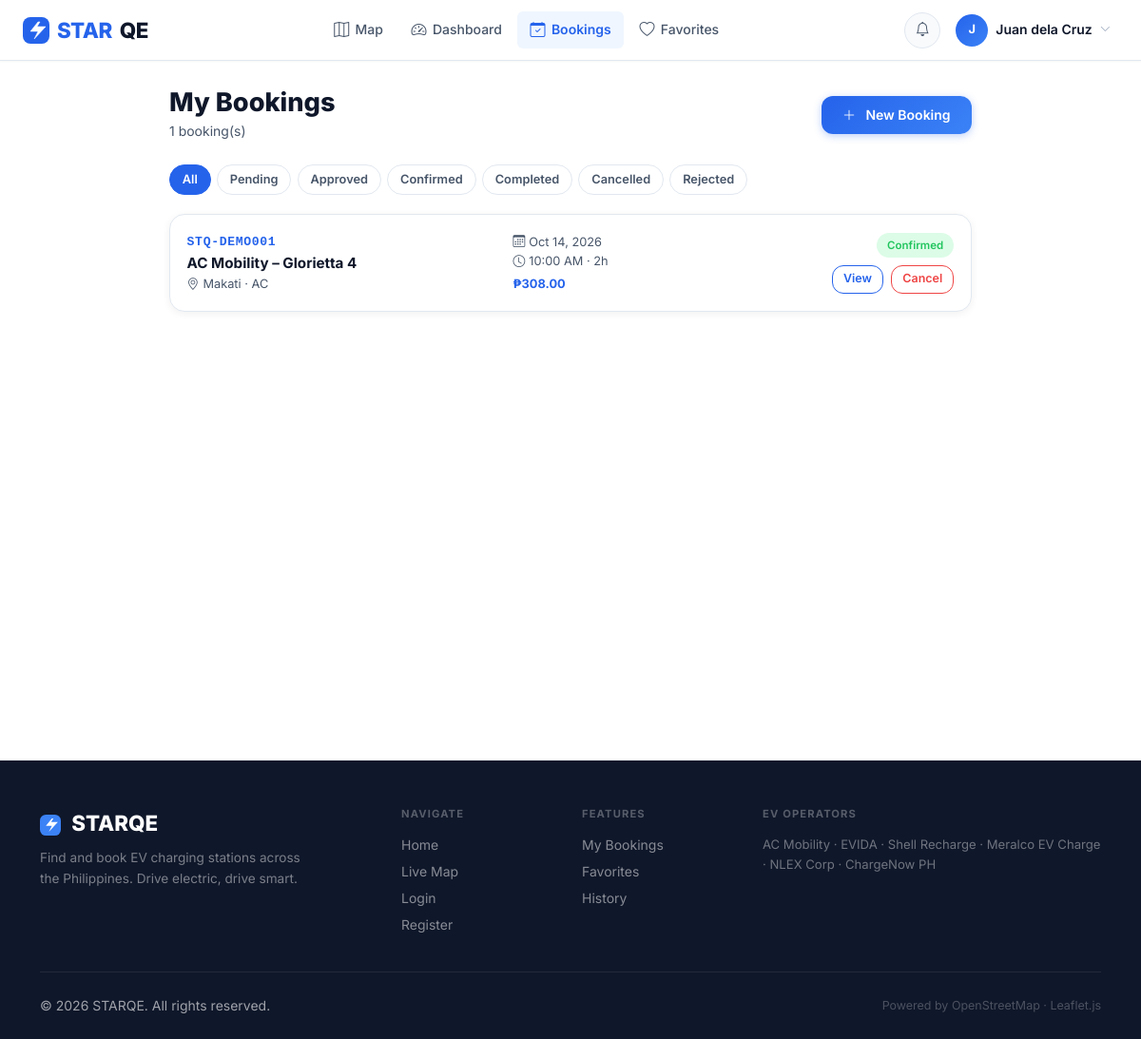
The app's page /bookings.php (signed in) with its own data.
### tables this page shows
CREATE TABLE IF NOT EXISTS `bookings` (
  `booking_id`     INT UNSIGNED     NOT NULL AUTO_INCREMENT,
  `user_id`        INT UNSIGNED     NOT NULL,
  `station_id`     INT UNSIGNED     NOT NULL,
  `booking_date`   DATE             NOT NULL,
  `booking_time`   TIME             NOT NULL,
  `duration_hours` TINYINT UNSIGNED NOT NULL DEFAULT 1,
  `total_amount`   DECIMAL(10,2)    NOT NULL DEFAULT 0.00,
  `status`         ENUM('pending','confirmed','approved','rejected','cancelled','completed') NOT NULL DEFAULT 'pending',
  `reference_no`   VARCHAR(20)      NOT NULL,
  `notes`          TEXT             DEFAULT NULL,
  `admin_note`     TEXT             DEFAULT NULL,
  `created_at`     TIMESTAMP        NOT NULL DEFAULT CURRENT_TIMESTAMP,
  `updated_at`     TIMESTAMP        NOT NULL DEFAULT CURRENT_TIMESTAMP ON UPDATE CURRENT_TIMESTAMP,
  PRIMARY KEY (`booking_id`),
  UNIQUE KEY `uq_ref` (`reference_no`),
  KEY `idx_user`    (`user_id`),
  KEY `idx_station` (`station_id`),
  KEY `idx_status`  (`status`),
  KEY `idx_date`    (`booking_date`),
  CONSTRAINT `fk_b_user`    FOREIGN KEY (`user_id`)    REFERENCES `users`    (`user_id`) ON DELETE CASCADE,
  CONSTRAINT `fk_b_station` FOREIGN KEY (`station_id`) REFERENCES `stations` (`station_id`) ON DELETE CASCADE
);

CREATE TABLE IF NOT EXISTS `stations` (
  `station_id`      INT UNSIGNED     NOT NULL AUTO_INCREMENT,
  `station_name`    VARCHAR(180)     NOT NULL,
  `address`         VARCHAR(255)     NOT NULL,
  `city`            VARCHAR(100)     NOT NULL,
  `latitude`        DECIMAL(10,8)    NOT NULL,
  `longitude`       DECIMAL(11,8)    NOT NULL,
  `status`          ENUM('available','busy','maintenance','full') NOT NULL DEFAULT 'available',
  `charging_type`   ENUM('AC','DC','AC/DC')  NOT NULL DEFAULT 'AC',
  `power_capacity`  DECIMAL(6,2)     NOT NULL DEFAULT 7.40,
  `available_ports` TINYINT UNSIGNED NOT NULL DEFAULT 2,
  `total_ports`     TINYINT UNSIGNED NOT NULL DEFAULT 2,
  `price_per_kwh`   DECIMAL(6,2)     NOT NULL DEFAULT 12.00,
  `operator`        VARCHAR(150)     DEFAULT NULL,
  `opening_time`    TIME             DEFAULT '06:00:00',
  `closing_time`    TIME             DEFAULT '22:00:00',
  `image`           VARCHAR(255)     DEFAULT NULL,
  `is_verified`     TINYINT(1)       NOT NULL DEFAULT 0,
  `is_fast_charge`  TINYINT(1)       NOT NULL DEFAULT 0,
  `created_at`      TIMESTAMP        NOT NULL DEFAULT CURRENT_TIMESTAMP,
  `updated_at`      TIMESTAMP        NOT NULL DEFAULT CURRENT_TIMESTAMP ON UPDATE CURRENT_TIMESTAMP,
  PRIMARY KEY (`station_id`),
  KEY `idx_status` (`status`),
  KEY `idx_city`   (`city`),
  KEY `idx_type`   (`charging_type`),
  KEY `idx_latlng` (`latitude`,`longitude`)
);

### bookings.php (the view, shortened to what this page needs)
<?php
require_once 'config/config.php';
$filter=s($_GET['status']??'');
$w=$filter?'AND b.status=?':'';
$p=$filter?[uid(),$filter]:[uid()];
$bookings=dbAll("SELECT b.*,s.station_name,s.city,s.charging_type,s.latitude,s.longitude FROM bookings b JOIN stations s ON b.station_id=s.station_id WHERE b.user_id=? $w ORDER BY b.created_at DESC",$p);
include 'includes/header.php';
?>
<div class="page-wrap"><div class="content-pad" style="max-width:900px;margin:0 auto">
  <div class="d-flex align-items-center justify-content-between mb-4 flex-wrap gap-3">
    <div>
      <h1 style="font-size:1.7rem;font-weight:800;margin-bottom:.15rem">My Bookings</h1>
      <p class="text-muted mb-0" style="font-size:.875rem"><?= count($bookings) ?> booking(s)</p>
    </div>
    <a href="<?= BASE_URL ?>/map.php" class="btn-primary-s btn" style="text-decoration:none"><i class="bi bi-plus-lg me-1"></i>New Booking</a>
  </div>
  <div style="display:flex;gap:.4rem;margin-bottom:1.25rem;flex-wrap:wrap">
    <?php foreach([''=>'All','pending'=>'Pending','approved'=>'Approved','confirmed'=>'Confirmed','completed'=>'Completed','cancelled'=>'Cancelled','rejected'=>'Rejected'] as $v=>$l): ?>
    <a href="?status=<?= $v ?>" style="padding:.3rem .8rem;border-radius:var(--r-full);font-size:.8rem;font-weight:600;text-decoration:none;border:1.5px solid <?= $filter===$v?'var(--primary)':'var(--border)' ?>;background:<?= $filter===$v?'var(--primary)':'#fff' ?>;color:<?= $filter===$v?'#fff':'var(--text-2)' ?>;transition:all .2s"><?= $l ?></a>
    <?php endforeach; ?>
  </div>
  <?php if(empty($bookings)): ?>
  <div class="card-s"><div class="empty-state p-5">
    <div class="empty-icon">📅</div><div class="empty-title">No bookings found</div>
    <div class="empty-desc">Book your first EV charging slot</div>
    <a href="<?= BASE_URL ?>/map.php" class="btn-primary-s btn btn-sm mt-3" style="text-decoration:none">Find Stations</a>
  </div></div>
  <?php else: ?>
  <div class="d-flex flex-column gap-3">
  <?php foreach($bookings as $b): ?>
  <div class="card-s">
    <div style="padding:1.1rem">
      <div class="row align-items-center g-3">
        <div class="col-md-5">
          <div class="booking-ref"><?= s($b['reference_no']) ?></div>
          <div style="font-weight:700;font-size:.95rem;color:var(--text)"><?= s($b['station_name']) ?></div>
          <div style="font-size:.8rem;color:var(--text-2)"><i class="bi bi-geo-alt me-1"></i><?= s($b['city']) ?> · <?= $b['charging_type'] ?></div>
        </div>
        <div class="col-md-4">
          <div style="font-size:.8rem;color:var(--text-2)">
            <div><i class="bi bi-calendar3 me-1"></i><?= date('M d, Y',strtotime($b['booking_date'])) ?></div>
            <div><i class="bi bi-clock me-1"></i><?= date('h:i A',strtotime($b['booking_time'])) ?> · <?= $b['duration_hours'] ?>h</div>
            <div style="font-weight:700;color:var(--primary);margin-top:.2rem">₱<?= number_format($b['total_amount'],2) ?></div>
          </div>
        </div>
        <div class="col-md-3 d-flex flex-column align-items-md-end gap-2">
          <?= statusBadge($b['status']) ?>
          <div class="d-flex gap-2">
            <a href="<?= BASE_URL ?>/booking.php?ref=<?= s($b['reference_no']) ?>" class="btn-outline-s btn btn-sm" style="text-decoration:none;padding:.28rem .7rem;font-size:.78rem">View</a>
            <?php if(in_array($b['status'],['pending','confirmed','approved'])): ?>
            <button class="btn-danger-s btn btn-sm" style="padding:.28rem .7rem;font-size:.78rem" onclick="cancelBook(<?= $b['booking_id'] ?>,'<?= s($b['reference_no']) ?>')">Cancel</button>
            <?php elseif($b['status']==='completed'): ?>
            <a href="<?= BASE_URL ?>/booking.php?station_id=<?= $b['station_id'] ?>" class="btn-outline-s btn btn-sm" style="text-decoration:none;padding:.28rem .7rem;font-size:.78rem">Rebook</a>
            <?php endif; ?>
          </div>
        </div>
      </div>
    </div>
  </div>
  <?php endforeach; ?>
  </div>
  <?php endif; ?>
</div></div>
<?php include 'includes/footer.php'; ?>

### config/config.php (shortened to what this page needs)
<?php
function getDB(): PDO {
    static $pdo = null;
    if ($pdo === null) {
        try {
            $pdo = new PDO('mysql:host='.DB_HOST.';dbname='.DB_NAME.';charset=utf8mb4',
                DB_USER, DB_PASS,
                [PDO::ATTR_ERRMODE=>PDO::ERRMODE_EXCEPTION,
                 PDO::ATTR_DEFAULT_FETCH_MODE=>PDO::FETCH_ASSOC,
                 PDO::ATTR_EMULATE_PREPARES=>false]);
        } catch (PDOException $e) {
            header('Content-Type: application/json');
            die(json_encode(['success'=>false,'message'=>'Database connection failed.']));
        }
    }
    return $pdo;
}
function dbQ(string $sql, array $p=[]): PDOStatement { $s=getDB()->prepare($sql); $s->execute($p); return $s; }
function dbAll(string $sql, array $p=[]): array      { return dbQ($sql,$p)->fetchAll(); }
function uid(): int         { return (int)($_SESSION['uid']??0); }
function s(?string $v): string  { return htmlspecialchars(trim((string)$v),ENT_QUOTES|ENT_HTML5,'UTF-8'); }
function statusBadge(string $s): string {
    $map=['available'=>['bg-success-soft','text-success','Available'],
          'busy'     =>['bg-warning-soft','text-warning','Busy'],
          'full'     =>['bg-danger-soft', 'text-danger', 'Full'],
          'maintenance'=>['bg-secondary-soft','text-secondary','Maintenance'],
          'pending'  =>['bg-warning-soft','text-warning','Pending'],
          'confirmed'=>['bg-success-soft','text-success','Confirmed'],
          'approved' =>['bg-success-soft','text-success','Approved'],
          'rejected' =>['bg-danger-soft', 'text-danger', 'Rejected'],
          'cancelled'=>['bg-danger-soft', 'text-danger', 'Cancelled'],
          'completed'=>['bg-info-soft',   'text-info',   'Completed'],
          'enabled'  =>['bg-success-soft','text-success','Enabled'],
          'disabled' =>['bg-danger-soft', 'text-danger', 'Disabled']];
    [$bg,$tc,$lbl]=$map[$s]??['bg-secondary-soft','text-secondary',ucfirst($s)];
    return "<span class='badge-status $bg $tc'>$lbl</span>";
}

### assets/css/style.css (style rules this page uses)
:root { --primary: #2563EB; --primary-dark: #1D4ED8; --primary-lite: #EFF6FF; --secondary: #3B82F6; --accent: #60A5FA; --bg: #FFFFFF; --bg-soft: #F8FAFC; --bg-muted: #F1F5F9; --border: #E2E8F0; --border-dark: #CBD5E1; --text: #0F172A; --text-2: #475569; --text-3: #94A3B8; --text-inv: #FFFFFF; --success: #22C55E; --warning: #F59E0B; --danger: #EF4444; --info: #06B6D4; --shadow-xs: 0 1px 2px rgba(0,0,0,.04); --shadow-sm: 0 2px 8px rgba(0,0,0,.06); --shadow: 0 4px 16px rgba(0,0,0,.08); --shadow-md: 0 8px 24px rgba(0,0,0,.10); --shadow-lg: 0 16px 40px rgba(0,0,0,.12); --shadow-blue: 0 8px 24px rgba(37,99,235,.25); --r-sm: 6px; --r: 12px; --r-lg: 16px; --r-xl: 24px; --r-full:9999px; --nav-h: 64px; --sidebar-w: 260px; --transition: .2s cubic-bezier(.4,0,.2,1); --transition-slow: .35s cubic-bezier(.4,0,.2,1); }
*,*::before,*::after { box-sizing:border-box; margin:0; padding:0; }
html { scroll-behavior:smooth; }
body { font-family:'Inter',system-ui,sans-serif; background:var(--bg); color:var(--text); font-size:15px; line-height:1.6; -webkit-font-smoothing:antialiased; }
h1,h2,h3,h4,h5,h6 { font-weight:700; line-height:1.2; color:var(--text); }
a { color:var(--primary); text-decoration:none; transition:color var(--transition); }
.text-success { color:var(--success) !important; }
.text-muted { color:var(--text-2) !important; }
.bg-success-soft { background:#F0FDF4; }
.badge-status { display:inline-flex; align-items:center; gap:5px; font-size:.72rem; font-weight:600; padding:.22rem .7rem; border-radius:var(--r-full); white-space:nowrap; }
.badge-status.bg-success-soft { background:#dcfce7; color:#16a34a; }
.badge-status.text-success { color:#16a34a; }
.page-wrap { padding-top:var(--nav-h); min-height:100vh; }
.content-pad { padding:1.75rem; }
.card-s { background:#fff; border:1px solid var(--border); border-radius:var(--r-lg); box-shadow:var(--shadow-sm); overflow:hidden; transition:box-shadow var(--transition), transform var(--transition); }
.btn-primary-s { background:linear-gradient(135deg,var(--primary),var(--secondary)); color:#fff; border:none; padding:.6rem 1.4rem; border-radius:var(--r); font-weight:600; font-size:.875rem; cursor:pointer; display:inline-flex; align-items:center; gap:.4rem; transition:all var(--transition); box-shadow:0 2px 8px rgba(37,99,235,.3); }
.btn-outline-s { background:transparent; color:var(--primary); border:1.5px solid var(--primary); padding:.55rem 1.3rem; border-radius:var(--r); font-weight:600; font-size:.875rem; cursor:pointer; display:inline-flex; align-items:center; gap:.4rem; transition:all var(--transition); }
.btn-danger-s { background:#fff; color:var(--danger); border:1.5px solid var(--danger); padding:.55rem 1.2rem; border-radius:var(--r); font-weight:600; font-size:.875rem; cursor:pointer; display:inline-flex; align-items:center; gap:.4rem; transition:all var(--transition); }
.booking-ref { font-family:'Courier New',monospace; font-size:.82rem; color:var(--primary); font-weight:700; letter-spacing:.05em; }
.fade-in { animation:fadeIn .4s ease; }

### records on screen
bookings: reference_no "STQ-DEMO001", station.station_name "AC Mobility – Glorietta 4", station.city "Makati", station.charging_type "AC", booking_date "Oct 14, 2026", booking_time "10:00 AM", duration_hours "2", total_amount "308.00"

### other values on screen
$_userInitial "J"
uname() "Juan dela Cruz"
count($bookings) "1"
$l "All"
$l "Pending"
$l "Approved"
$l "Confirmed"
$l "Completed"
$l "Cancelled"
$l "Rejected"
